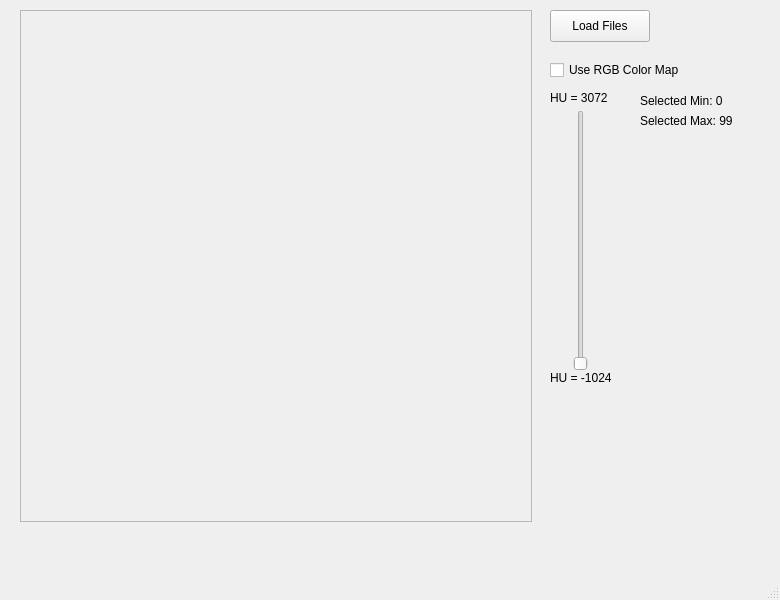
<?xml version="1.0" encoding="UTF-8"?>
<ui version="4.0">
 <class>MainWindow</class>
 <widget class="QMainWindow" name="MainWindow">
  <property name="geometry">
   <rect>
    <x>0</x>
    <y>0</y>
    <width>780</width>
    <height>600</height>
   </rect>
  </property>
  <property name="windowTitle">
   <string>MainWindow</string>
  </property>
  <widget class="QWidget" name="centralwidget">
   <widget class="QPushButton" name="loadButton">
    <property name="geometry">
     <rect>
      <x>550</x>
      <y>10</y>
      <width>100</width>
      <height>32</height>
     </rect>
    </property>
    <property name="text">
     <string>Load Files</string>
    </property>
   </widget>
   <widget class="QGraphicsView" name="scene_display">
    <property name="enabled">
     <bool>false</bool>
    </property>
    <property name="geometry">
     <rect>
      <x>20</x>
      <y>10</y>
      <width>512</width>
      <height>512</height>
     </rect>
    </property>
    <property name="verticalScrollBarPolicy">
     <enum>Qt::ScrollBarAlwaysOff</enum>
    </property>
    <property name="horizontalScrollBarPolicy">
     <enum>Qt::ScrollBarAlwaysOff</enum>
    </property>
    <property name="sizeAdjustPolicy">
     <enum>QAbstractScrollArea::AdjustToContents</enum>
    </property>
    <property name="interactive">
     <bool>false</bool>
    </property>
   </widget>
   <widget class="QCheckBox" name="displayRGB">
    <property name="geometry">
     <rect>
      <x>550</x>
      <y>60</y>
      <width>141</width>
      <height>20</height>
     </rect>
    </property>
    <property name="text">
     <string>Use RGB Color Map</string>
    </property>
   </widget>
   <widget class="ctkRangeSlider" name="rangeSlider">
    <property name="geometry">
     <rect>
      <x>570</x>
      <y>110</y>
      <width>22</width>
      <height>261</height>
     </rect>
    </property>
    <property name="minimum">
     <number>-1024</number>
    </property>
    <property name="maximum">
     <number>3072</number>
    </property>
    <property name="sliderPosition">
     <number>-1024</number>
    </property>
    <property name="orientation">
     <enum>Qt::Vertical</enum>
    </property>
   </widget>
   <widget class="QLabel" name="label">
    <property name="geometry">
     <rect>
      <x>550</x>
      <y>90</y>
      <width>71</width>
      <height>16</height>
     </rect>
    </property>
    <property name="text">
     <string>HU = 3072</string>
    </property>
   </widget>
   <widget class="QLabel" name="label_2">
    <property name="geometry">
     <rect>
      <x>550</x>
      <y>370</y>
      <width>71</width>
      <height>16</height>
     </rect>
    </property>
    <property name="text">
     <string>HU = -1024</string>
    </property>
   </widget>
   <widget class="QLabel" name="selectedMin">
    <property name="geometry">
     <rect>
      <x>640</x>
      <y>90</y>
      <width>131</width>
      <height>21</height>
     </rect>
    </property>
    <property name="text">
     <string>Selected Min: 0</string>
    </property>
   </widget>
   <widget class="QLabel" name="selectedMax">
    <property name="geometry">
     <rect>
      <x>640</x>
      <y>110</y>
      <width>131</width>
      <height>21</height>
     </rect>
    </property>
    <property name="text">
     <string>Selected Max: 99</string>
    </property>
   </widget>
  </widget>
  <widget class="QMenuBar" name="menubar">
   <property name="geometry">
    <rect>
     <x>0</x>
     <y>0</y>
     <width>780</width>
     <height>37</height>
    </rect>
   </property>
  </widget>
  <widget class="QStatusBar" name="statusbar"/>
 </widget>
 <customwidgets>
  <customwidget>
   <class>ctkRangeSlider</class>
   <extends>QSlider</extends>
   <header>ctkrangeslider.h</header>
  </customwidget>
 </customwidgets>
 <resources/>
 <connections/>
</ui>
